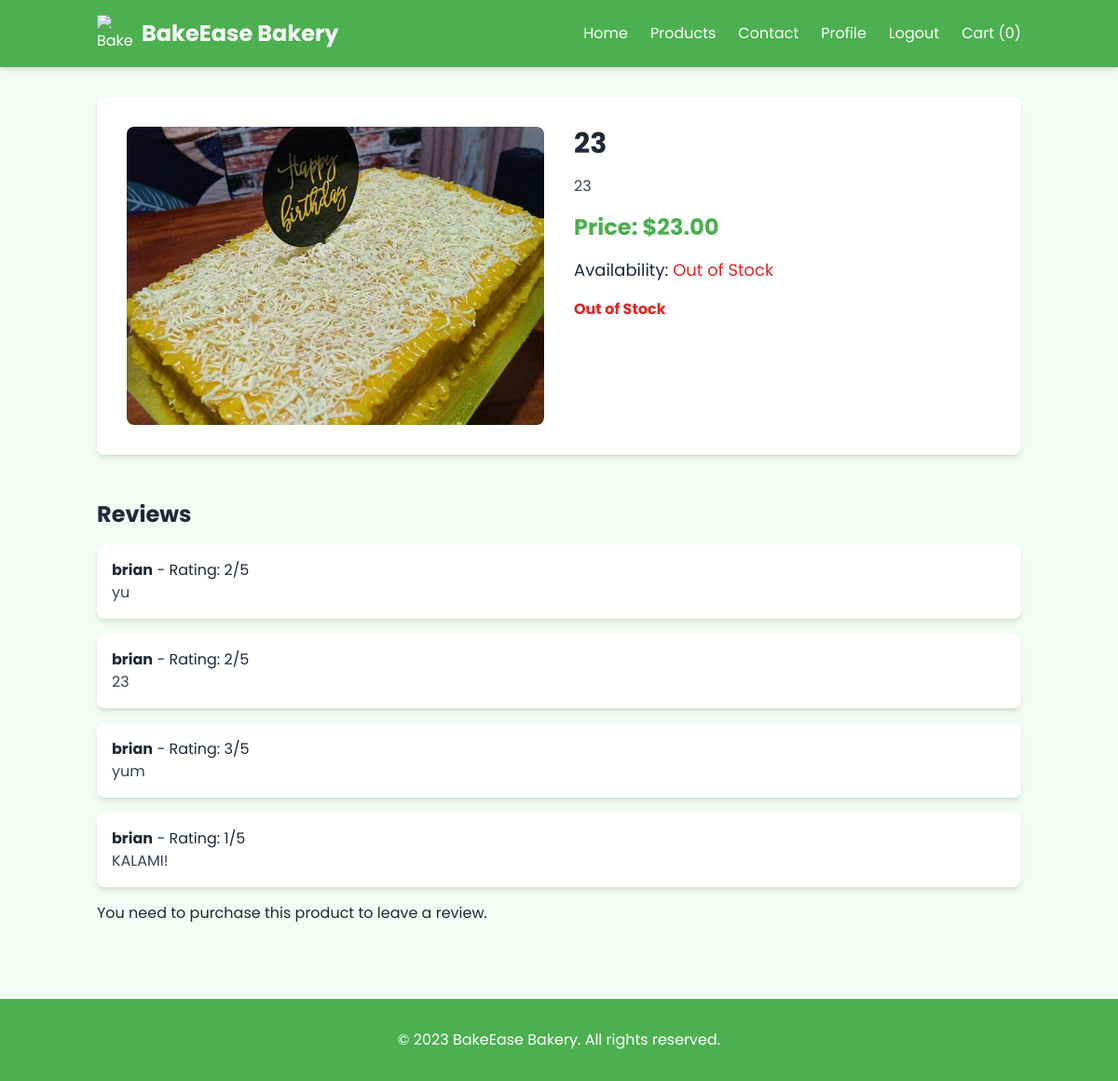
Screenshot of /bakery_oop/views/user/product_details.php?id=131 (signed in) with the database file from the repository.
### tables this page shows
CREATE TABLE `products` (
  `id` int(11) NOT NULL,
  `name` varchar(255) NOT NULL,
  `description` text NOT NULL,
  `price` decimal(10,2) NOT NULL,
  `image` varchar(255) NOT NULL,
  `category_id` int(11) DEFAULT NULL,
  `featured` tinyint(1) DEFAULT 0,
  `quantity` int(11) DEFAULT 0
);

CREATE TABLE `reviews` (
  `id` int(11) NOT NULL,
  `user_id` int(11) NOT NULL,
  `product_id` int(11) NOT NULL,
  `rating` int(11) NOT NULL,
  `review` text NOT NULL,
  `approved` tinyint(1) DEFAULT 0,
  `review_date` timestamp NOT NULL DEFAULT current_timestamp()
);

CREATE TABLE `users` (
  `id` int(11) NOT NULL,
  `name` varchar(255) NOT NULL,
  `email` varchar(255) NOT NULL,
  `password` varchar(255) NOT NULL,
  `loyalty_points` int(11) DEFAULT 0,
  `reset_token` varchar(255) DEFAULT NULL,
  `isAdmin` tinyint(4) NOT NULL
);

### bakery_oop/Classes/Database.php (called while the page is built, shortened)
<?php
class Database {
    private $servername = "localhost";
    private $username = "root";
    private $password = "";
    private $dbname = "bakery_oop";
    public function __construct() {
        $this->conn = new mysqli($this->servername, $this->username, $this->password, $this->dbname);
    }
}
?>

### bakery_oop/Classes/Product.php (called while the page is built, shortened)
<?php
require_once "Database.php";
class Product extends Database {
    public function getProduct($productId) {
        $productId = $this->conn->real_escape_string($productId);
        $sql = "SELECT * FROM products WHERE id = '$productId'";
        $result = $this->conn->query($sql);
        return ($result->num_rows == 1) ? $result->fetch_assoc() : null;
    }
    public function getReviewsForProduct($productId) {
        $productId = $this->conn->real_escape_string($productId);
        $sql = "SELECT r.*, u.name AS user_name
                FROM reviews r
                JOIN users u ON r.user_id = u.id
                WHERE r.product_id = '$productId'
                ORDER BY r.review_date DESC";
        $result = $this->conn->query($sql);
        return ($result->num_rows > 0) ? $result->fetch_all(MYSQLI_ASSOC) : [];
    }
    public function hasPurchasedProduct($userId, $productId) {
        $userId = $this->conn->real_escape_string($userId);
        $productId = $this->conn->real_escape_string($productId);
        $sql = "SELECT 1
                FROM orders o
                JOIN order_items oi ON o.id = oi.order_id
                WHERE o.user_id = '$userId' AND oi.product_id = '$productId'";
        $result = $this->conn->query($sql);
        return ($result->num_rows > 0);
    }
}
?>

### bakery_oop/views/user/product_details.php (the view, shortened to what this page needs)
<?php
include '../../classes/Product.php';
if (isset($_GET['id'])) {
    $productId = $_GET['id'];
    $productObj = new Product();
    $product = $productObj->getProduct($productId);
    if ($product) {
        $imageBaseUrl = 'http://localhost/bakery_oop/assets/images/';
        $reviews = $productObj->getReviewsForProduct($productId);
        ?>
        <!DOCTYPE html>
        <html lang="en">
        <head>
            <script src="https://cdn.tailwindcss.com"></script>
        </head>
        <body class="bg-green-50 text-gray-800 font-sans">
        <header class="bg-primary text-white shadow-md sticky top-0 z-50">
        <div class="container mx-auto px-4 py-4 flex justify-between items-center">
            <div class="logo flex items-center">
                <img src="https://img.icons8.com/doodle/48/000000/bread.png" alt="BakeEase Logo" class="w-10 h-10 mr-2">
                <h1 class="text-2xl font-bold">BakeEase Bakery</h1>
            </div>
            <nav>
                <ul class="flex space-x-6">
                    <li><a href="index.php" class="hover:text-accent transition-colors">Home</a></li>
                    <li><a href="products.php" class="hover:text-accent transition-colors">Products</a></li>
                    <li><a href="contact.php" class="hover:text-accent transition-colors">Contact</a></li>
                    <?php if (isset($_SESSION['user_id'])): ?>
                        <li><a href="profile.php" class="hover:text-accent transition-colors">Profile</a></li>
                        <li><a href="../../actions/actions.logout.php" class="hover:text-accent transition-colors">Logout</a></li>
                    <?php else: ?>
                        <li><a href="login.php" class="hover:text-accent transition-colors">Login</a></li>
                        <li><a href="register.php" class="hover:text-accent transition-colors">Register</a></li>
                    <?php endif; ?>
                    <li>
                        <a href="cart.php" class="relative hover:text-accent transition-colors">
                            Cart (<?= isset($_SESSION['cart']) ? count($_SESSION['cart']) : 0 ?>)
                        </a>
                    </li>
                </ul>
            </nav>
        </div>
    </header>
            <main class="container mx-auto px-4 py-8">
                <section class="product-details bg-white p-8 rounded-lg shadow-md">
                    <div class="grid grid-cols-1 md:grid-cols-2 gap-8">
                        <div class="product-image">
                            <img src="<?= $imageBaseUrl . trim($product['image'], '/') ?>" alt="<?= htmlspecialchars($product['name']) ?>" class="w-full h-80 object-cover rounded-lg">
                        </div>
                        <div class="product-info">
                            <h2 class="text-3xl font-bold mb-4"><?= htmlspecialchars($product['name']) ?></h2>
                            <p class="text-gray-700 mb-4"><?= htmlspecialchars($product['description']) ?></p>
                            <p class="text-2xl font-bold text-primary mb-4">Price: $<?= number_format($product['price'], 2) ?></p>
                            <p class="text-lg mb-4">Availability:
                                <?php if ($product['quantity'] > 0): ?>
                                    <span class="text-green-600">In Stock (<?= $product['quantity'] ?> available)</span>
                                <?php else: ?>
                                    <span class="text-red-600">Out of Stock</span>
                                <?php endif; ?>
                            </p>
                            <?php if ($product['quantity'] > 0): ?>
                                <?php if (isset($_SESSION['user_id'])): ?>
                                    <form method="post" action="../../actions/cart-actions.php" class="flex items-center space-x-4">
                                        <input type="hidden" name="product_id" value="<?= $product['id'] ?>">
                                        <label for="quantity" class="text-lg">Quantity:</label>
                                        <input type="number" name="quantity" id="quantity" value="1" min="1" class="w-16 px-2 py-1 border rounded focus:outline-none focus:ring-2 focus:ring-primary">
                                        <button type="submit" name="add_to_cart" class="bg-primary text-white font-bold py-2 px-4 rounded hover:bg-green-600 transition-colors focus:outline-none focus:ring-2 focus:ring-primary">Add to Cart</button>
                                    </form>
                                <?php else: ?>
                                    <a href="../login.php?redirect_to=<?= urlencode($_SERVER['REQUEST_URI']) ?>" class="bg-primary text-white font-bold py-2 px-4 rounded hover:bg-green-600 transition-colors inline-block text-center mt-4">
                                        Login to Add to Cart
                                    </a>
                                <?php endif; ?>
                            <?php else: ?>
                                <p class="text-red-600 font-bold mt-4">Out of Stock</p>
                            <?php endif; ?>
                        </div>
                    </div>
                </section>
                <section class="reviews mt-12">
                    <h3 class="text-2xl font-bold mb-4">Reviews</h3>
                    <?php if (!empty($reviews)): ?>
                        <div class="space-y-4">
                            <?php foreach ($reviews as $review): ?>
                                <div class="review bg-white p-4 rounded-lg shadow-md">
                                    <p><strong><?= htmlspecialchars($review['user_name']) ?></strong> - Rating: <?= $review['rating'] ?>/5</p>
                                    <p class="text-gray-700"><?= htmlspecialchars($review['review']) ?></p>
                                </div>
                            <?php endforeach; ?>
                        </div>
                    <?php else: ?>
                        <p>No reviews yet. Be the first to leave a review!</p>
                    <?php endif; ?>
                    <?php if (isset($_SESSION['user_id'])):
                        $hasPurchased = $productObj->hasPurchasedProduct($_SESSION['user_id'], $productId);
                        if ($hasPurchased): ?>
                            <h4 class="text-xl font-bold mt-8">Write a Review</h4>
                            <form method="post" action="../../actions/review-handler.php" class="space-y-4 mt-4">
                                <input type="hidden" name="product_id" value="<?= $productId ?>">
                                <div>
                                    <label for="rating" class="block text-lg font-semibold">Rating (1-5):</label>
                                    <input type="number" name="rating" id="rating" min="1" max="5" required class="w-16 px-2 py-1 border rounded focus:outline-none focus:ring-2 focus:ring-primary">
                                </div>
                                <div>
                                    <label for="review" class="block text-lg font-semibold">Review:</label>
                                    <textarea name="review" id="review" rows="4" required class="w-full px-4 py-2 border rounded focus:outline-none focus:ring-2 focus:ring-primary"></textarea>
                                </div>
                                <button type="submit" name="submit_review" class="bg-primary text-white font-bold py-2 px-4 rounded hover:bg-green-600 transition-colors focus:outline-none focus:ring-2 focus:ring-primary">Submit Review</button>
                            </form>
                        <?php else: ?>
                            <p class="mt-4">You need to purchase this product to leave a review.</p>
                        <?php endif;   ?>
                    <?php else: ?>
                        <p class="mt-4">Please <a href="../login.php" class="text-primary hover:underline">log in</a> to write a review.</p>
                    <?php endif; ?>
                </section>
            </main>
            <footer class="bg-primary text-white mt-12 py-8">
                <div class="container mx-auto px-4">
                    <p class="text-center">© 2023 BakeEase Bakery. All rights reserved.</p>
                </div>
            </footer>
        </body>
        </html>
        <?php
    } else {
        echo "<p>Product not found.</p>";
    }
} else {
    header("Location: products.php");
    exit();
}
?>

### rows the page displays
products: image (picture), name "23", description "23", price "23.00"
reviews: user.name "brian", rating "2", review "yu"
reviews: user.name "brian", rating "2", review "23"
reviews: user.name "brian", rating "3", review "yum"
reviews: user.name "brian", rating "1", review "KALAMI!"
